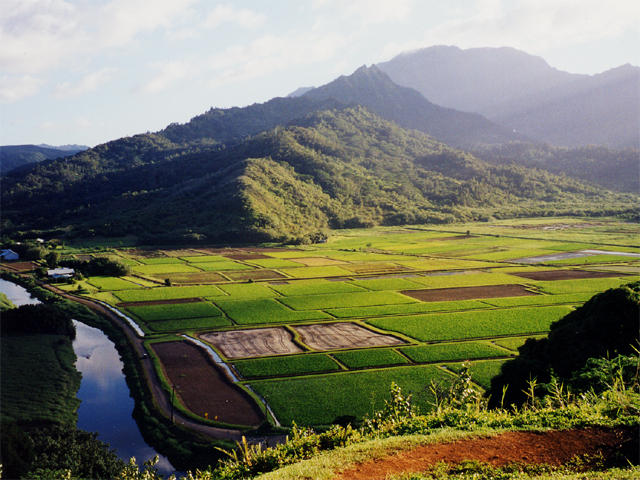
#> input picture Python-code-snippets-201-300/images/Misc.jpg, 640 x 480 px; its folder holds only this picture in this run
$ python '217-create thumbnails of images.py'
#> lines starting #> are read from the running program, lines starting #| are printed output that depends on the picture
"""Code snippets vol-44-snip-217
217-Create thumbnails of images.

Feb 2020
stevepython.wordpress.com

Download all snippets so far:
https://wp.me/Pa5TU8-1yg

Requirements:
pip install pillow
Some jpg images in a folder called images in current directory.

source:
https://note.nkmk.me/en/python-pillow-square-circle-thumbnail/
"""
import glob
import os
from PIL import Image

thumb_width = 150
src_dir = 'images'
dst_dir = r'images\thumbnails'

chk_dir = os.path.isdir(dst_dir)
if not chk_dir:
    os.mkdir(r'images\thumbnails')

files = glob.glob(os.path.join(src_dir, '*.jpg'))

def crop_max_square(pil_img):
    """Crop image."""
    return crop_center(pil_img, min(pil_img.size), min(pil_img.size))

def crop_center(pil_img, crop_width, crop_height):
    """Resize."""
    img_width, img_height = pil_img.size
    return pil_img.crop(((img_width - crop_width) // 2,
                         (img_height - crop_height) // 2,
                         (img_width + crop_width) // 2,
                         (img_height + crop_height) // 2))
for f in files:
    im = Image.open(f)
#> im is the input picture: PIL image 640x480 RGB; mean R, G, B 116.6, 117.2, 96.9
    im_thumb = crop_max_square(im).resize((thumb_width, thumb_width), Image.LANCZOS)
#> in crop_center, `return pil_img.crop(((img_width - crop_width) // 2, (img_height - crop..`:
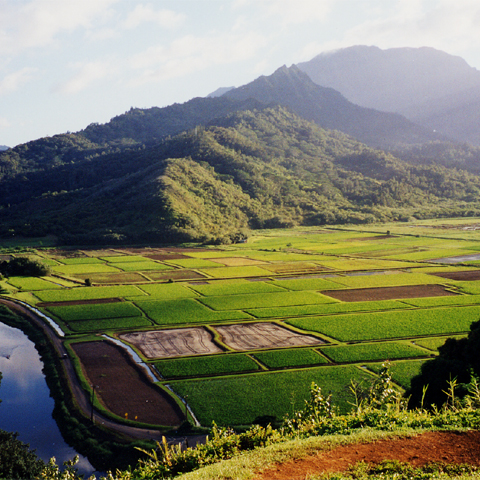
#> returned value: PIL image 480x480 RGB; mean R, G, B 121.2, 121.5, 96.9
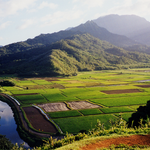
#> im_thumb: PIL image 150x150 RGB; mean R, G, B 121.2, 121.5, 96.9
    ftitle, fext = os.path.splitext(os.path.basename(f))
    print(f)
    im_thumb.save(os.path.join(dst_dir, ftitle + '_thumbnail' + fext), quality=95)

$ run again, on Python-code-snippets-201-300/images/norfolk-broads-2019.jpg
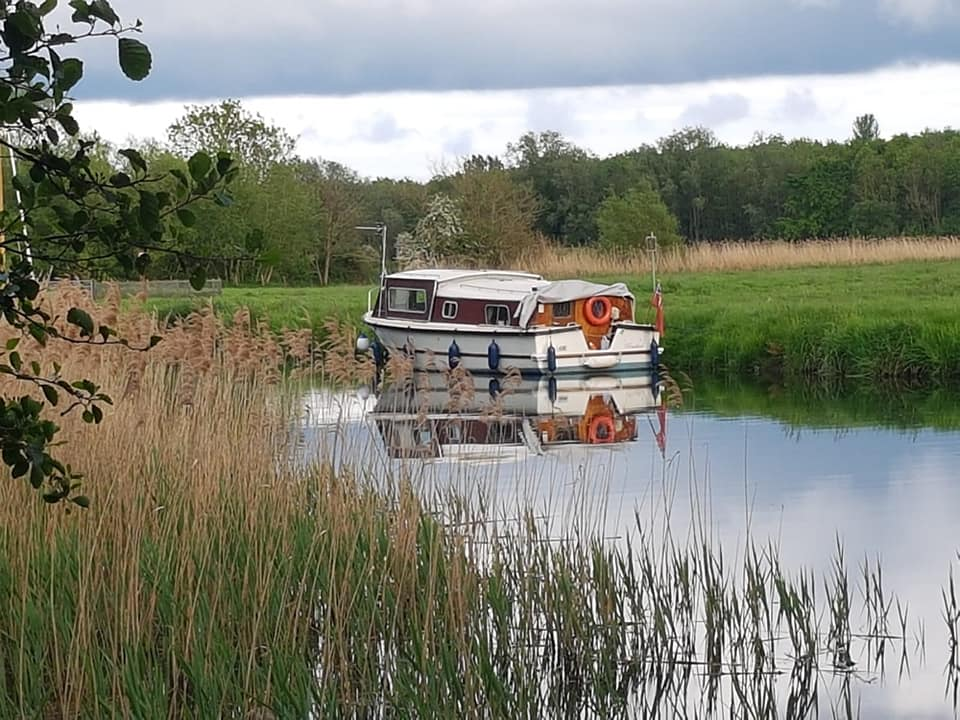
#> input picture Python-code-snippets-201-300/images/norfolk-broads-2019.jpg, 960 x 720 px
#> im is the input picture: PIL image 960x720 RGB; mean R, G, B 128.4, 130.2, 116.9
#> in crop_center, `return pil_img.crop(((img_width - crop_width) // 2, (img_height - crop..`:
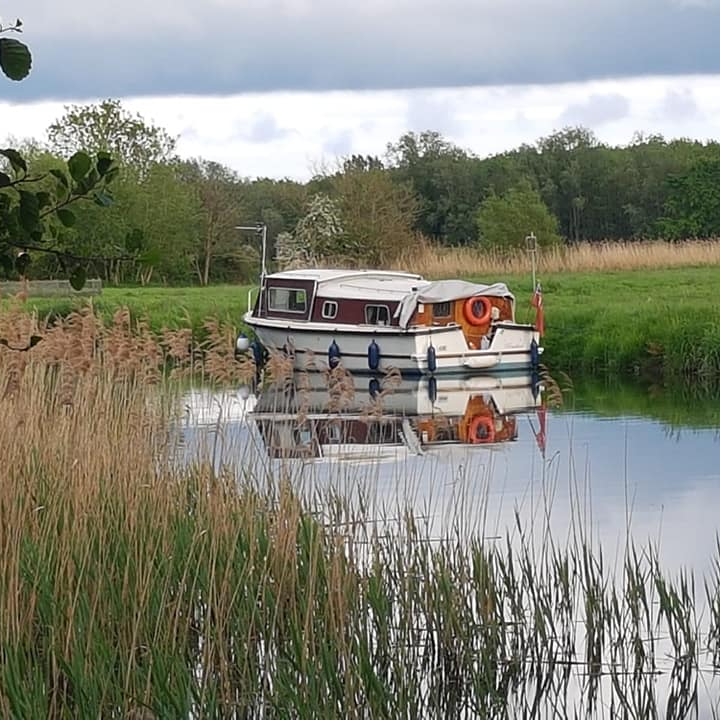
#> returned value: PIL image 720x720 RGB; mean R, G, B 132.4, 133.6, 121.3
#> `im_thumb = crop_max_square(im).resize((thumb_width, thumb_width), Imag..`:
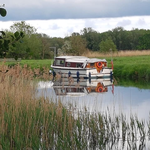
#> im_thumb: PIL image 150x150 RGB; mean R, G, B 132.4, 133.6, 121.2

$ run again, on Python-code-snippets-201-300/images/oldpond.jpg
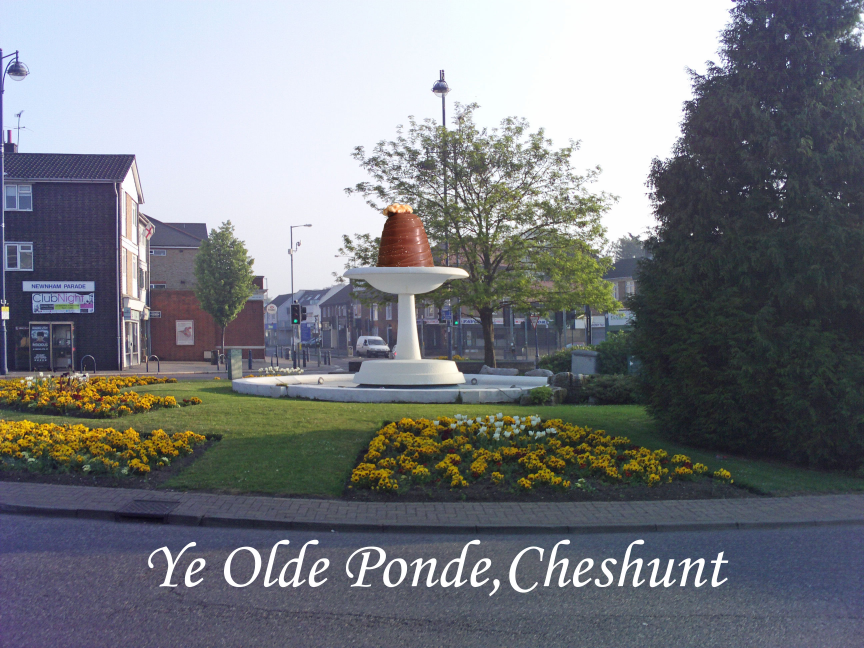
#> input picture Python-code-snippets-201-300/images/oldpond.jpg, 2592 x 1944 px (shown at 1/3 size)
#> im is the input picture: PIL image 2592x1944 RGB; mean R, G, B 121.1, 123.8, 129
#> in crop_center, `return pil_img.crop(((img_width - crop_width) // 2, (img_height - crop..`:
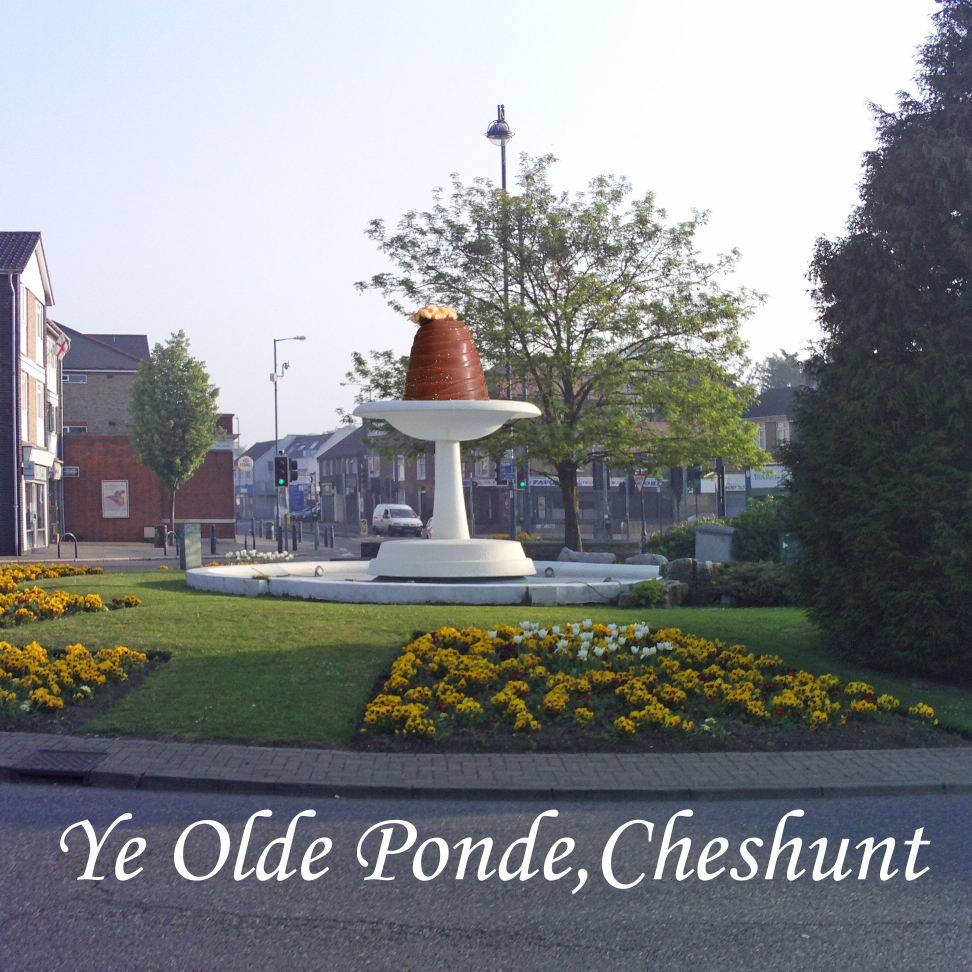
#> returned value: PIL image 1944x1944 RGB (shown at 1/2 size); mean R, G, B 132.9, 135.6, 137.8
#> `im_thumb = crop_max_square(im).resize((thumb_width, thumb_width), Imag..`:
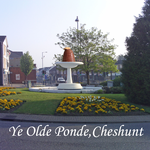
#> im_thumb: PIL image 150x150 RGB; mean R, G, B 132.9, 135.5, 137.7

$ run again, on Python-code-snippets-201-300/images/sheepsnow.JPG
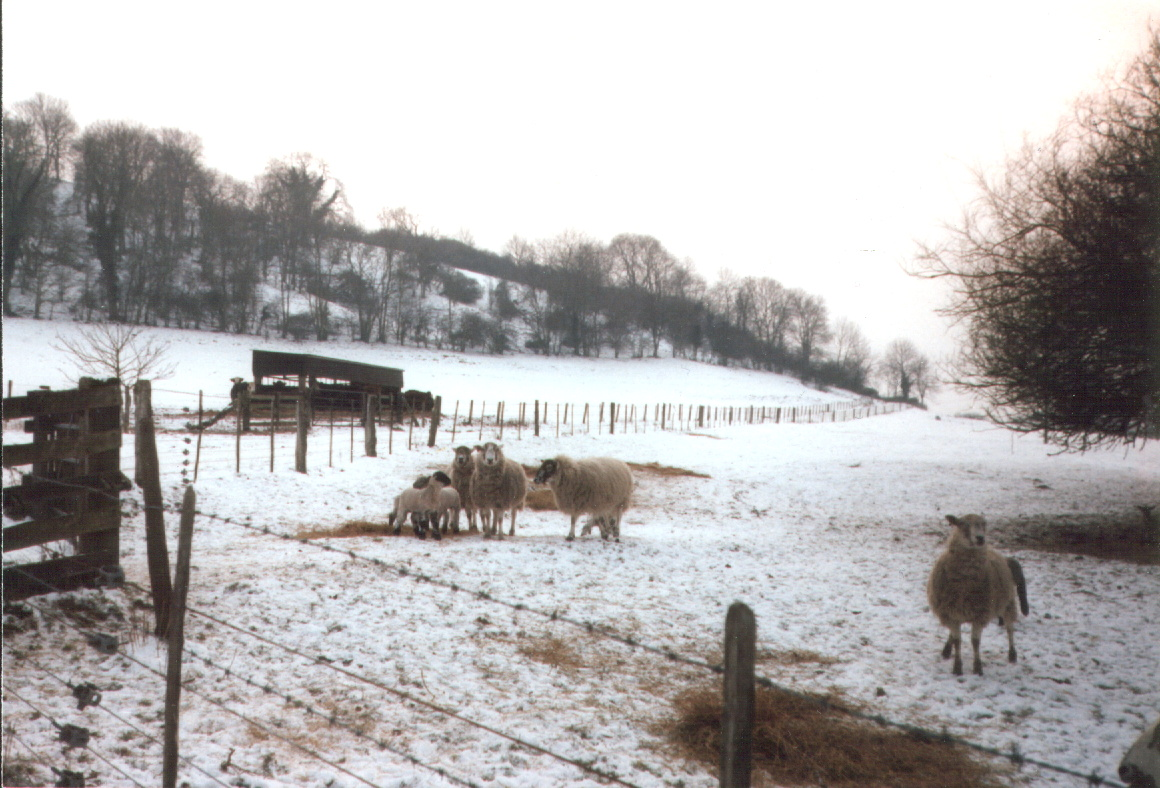
#> input picture Python-code-snippets-201-300/images/sheepsnow.JPG, 1160 x 788 px
#> im is the input picture: PIL image 1160x788 RGB; mean R, G, B 180.2, 177.6, 177.5
#> in crop_center, `return pil_img.crop(((img_width - crop_width) // 2, (img_height - crop..`:
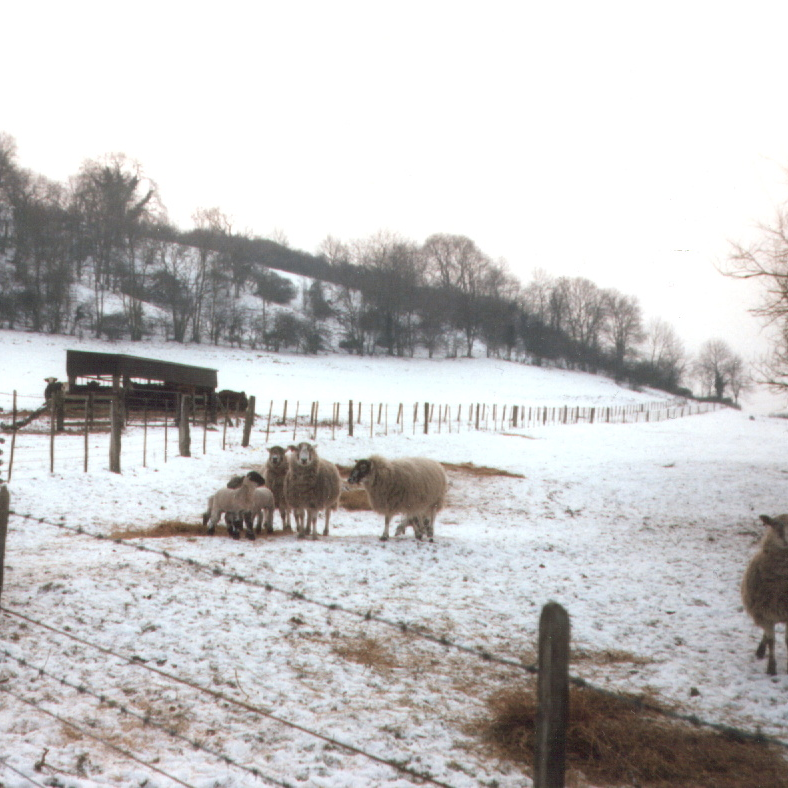
#> returned value: PIL image 788x788 RGB; mean R, G, B 198, 196.5, 196.6
#> `im_thumb = crop_max_square(im).resize((thumb_width, thumb_width), Imag..`:
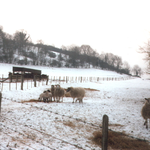
#> im_thumb: PIL image 150x150 RGB; mean R, G, B 198, 196.5, 196.6
